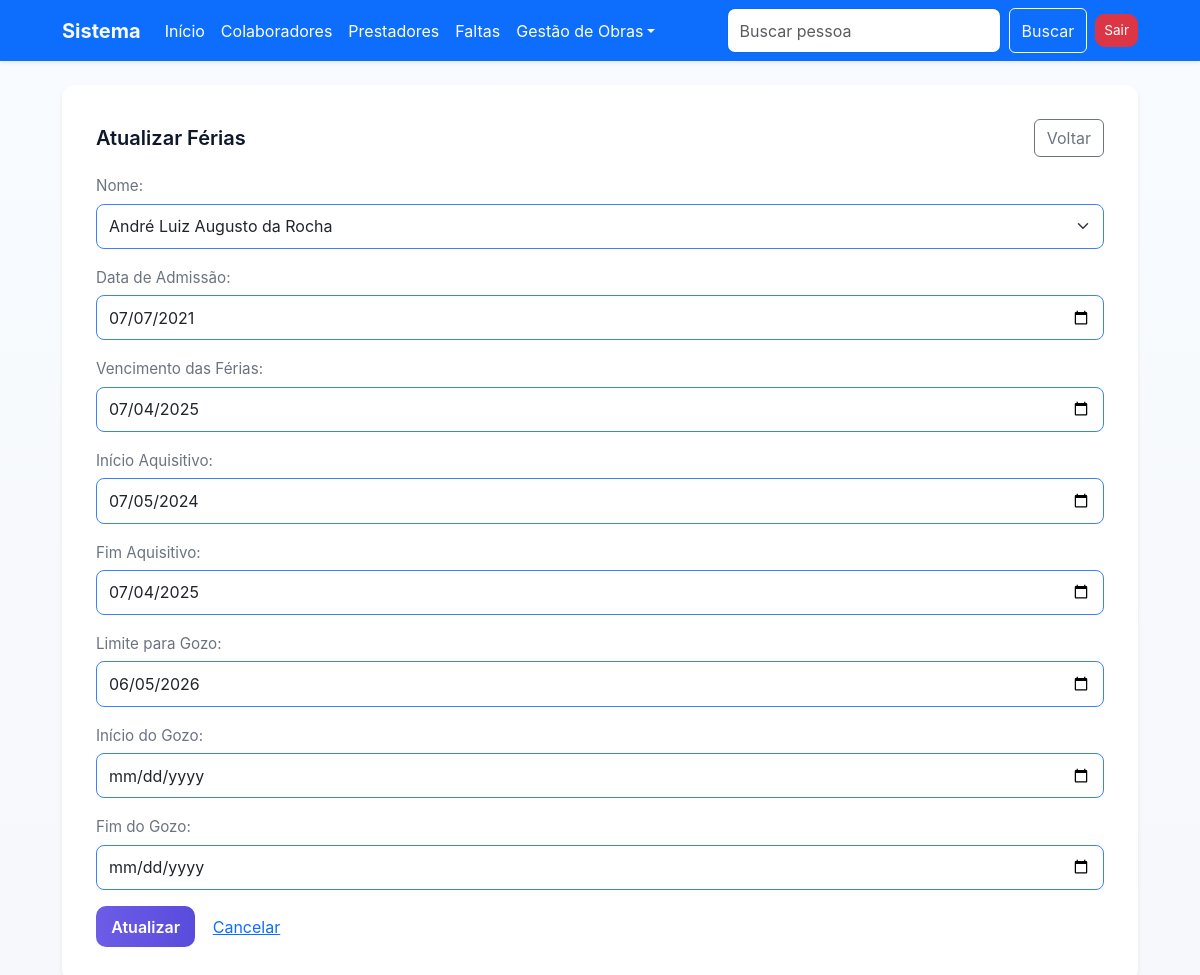
Screenshot of /ferias/2/edit/ (signed in) with the database file from the repository.
### cadastro/models.py (models this page shows, shortened)
class Pessoa(models.Model):
    nome = models.CharField('Nome', max_length=100)
    data_admissao = models.DateField(
        'Data de Admissão', null=True, blank=True)
    funcao = models.CharField('Função', max_length=100, null=True, blank=True)
    endereco = models.CharField(
        'Endereço', max_length=255, null=True, blank=True)
    documento = models.CharField(
        'Documento', max_length=50, null=True, blank=True)
    prestador = models.ForeignKey(
        'Prestador', on_delete=models.CASCADE, null=True, blank=True)
    def __str__(self):
        return self.nome

class Ferias(models.Model):
    nome = models.ForeignKey(Pessoa, on_delete=models.CASCADE)
    data_admissao = models.DateField('Data de Admissão', null=True, blank=True)
    data_limite = models.DateField('Vencimento das Férias', null=True, blank=True)
    periodo_aquisitivo = models.DateField('Início Aquisitivo', null=True, blank=True)
    fim_aquisitivo = models.DateField('Fim Aquisitivo', null=True, blank=True)
    limite_gozo = models.DateField('Limite para Gozo', null=True, blank=True)
    inicio_gozo = models.DateField('Início do Gozo', null=True, blank=True)
    fim_gozo = models.DateField('Fim do Gozo', null=True, blank=True)

### cadastro/views.py (the view, shortened to what this page needs)
# urls.py: path('ferias/<int:pk>/edit/', FeriasUpdateView.as_view(), name='ferias-update'),
class FeriasUpdateView(LoginRequiredMixin, UpdateView):
    model = Ferias
    template_name = 'ferias_update.html'
    form_class = FeriasForm
    success_url = reverse_lazy('ferias-list')

### usuario/views.py (called while the page is built)
    def dispatch(self, request, *args, **kwargs):
        if not request.session.get('logado'):
            messages.error(
                request, 'Acesso negado. Por favor, realize o login.')
            return redirect('usuario_login')
        return super().dispatch(request, *args, **kwargs)

### cadastro/templates/ferias_update.html (shortened to what this page needs)
{% extends 'base.html' %}
{% load static %}
{% block content %}
<div class="card shadow-sm">
  <div class="card-body">
    <div class="d-flex justify-content-between align-items-center mb-3">
      <h5 class="card-title mb-0">Atualizar Férias</h5>
      <a href="{% url 'ferias-list' %}" class="btn btn-outline-secondary">Voltar</a>
    </div>
    <form method="post" novalidate class="highlight-blue">
      <div id="form-fields" >
        {{ form.as_p }}
      </div>
      <div class="mt-3">
        <button type="submit" class="btn btn-primary">Atualizar</button>
        <a href="{% url 'ferias-list' %}" class="btn btn-link">Cancelar</a>
      </div>
    </form>
  </div>
</div>
{% endblock %}

### templates/static/css/style.css (style rules this page uses)
:root { --bg:#f6f8fb; --card:#ffffff; --muted:#6b7280; --accent:#6c5ce7; --accent-600:#5a4cdb; --danger:#ef4444; --glass: rgba(255,255,255,0.6); }
* { box-sizing:border-box }
body { margin:0; font-family: Inter, system-ui, -apple-system, "Segoe UI", Roboto, "Helvetica Neue", Arial, sans-serif; background: linear-gradient(180deg, #f8fbff 0%, var(--bg) 100%); color:#111827; -webkit-font-smoothing:antialiased; -moz-osx-font-smoothing:grayscale; }
.card { background:var(--card); border:0; border-radius:12px; padding:18px; }
.card.shadow-sm { box-shadow:0 6px 20px rgba(17,24,39,0.06) }
.card-title { font-weight:600;color:#0f172a }
.btn-primary { background:linear-gradient(90deg,var(--accent),var(--accent-600)); border:0; color:#fff; padding:.55rem .95rem; font-weight:600; border-radius:10px; transition:transform .18s ease, box-shadow .18s ease; }
.form-control, .form-select { border-radius:8px;border:1px solid rgba(15,23,42,.06);padding:.6rem .75rem }
.form-label { font-size:.95rem;color:var(--muted);margin-bottom:.35rem }
.highlight-blue .form-control, .highlight-blue .form-select { border-color: #3b82f6; }

### rows the page displays
Pessoa: nome "André Luiz Augusto da Rocha"
Ferias: data_admissao "07/07/2021", data_limite "07/04/2025", periodo_aquisitivo "07/05/2024", fim_aquisitivo "07/04/2025", limite_gozo "06/05/2026"
